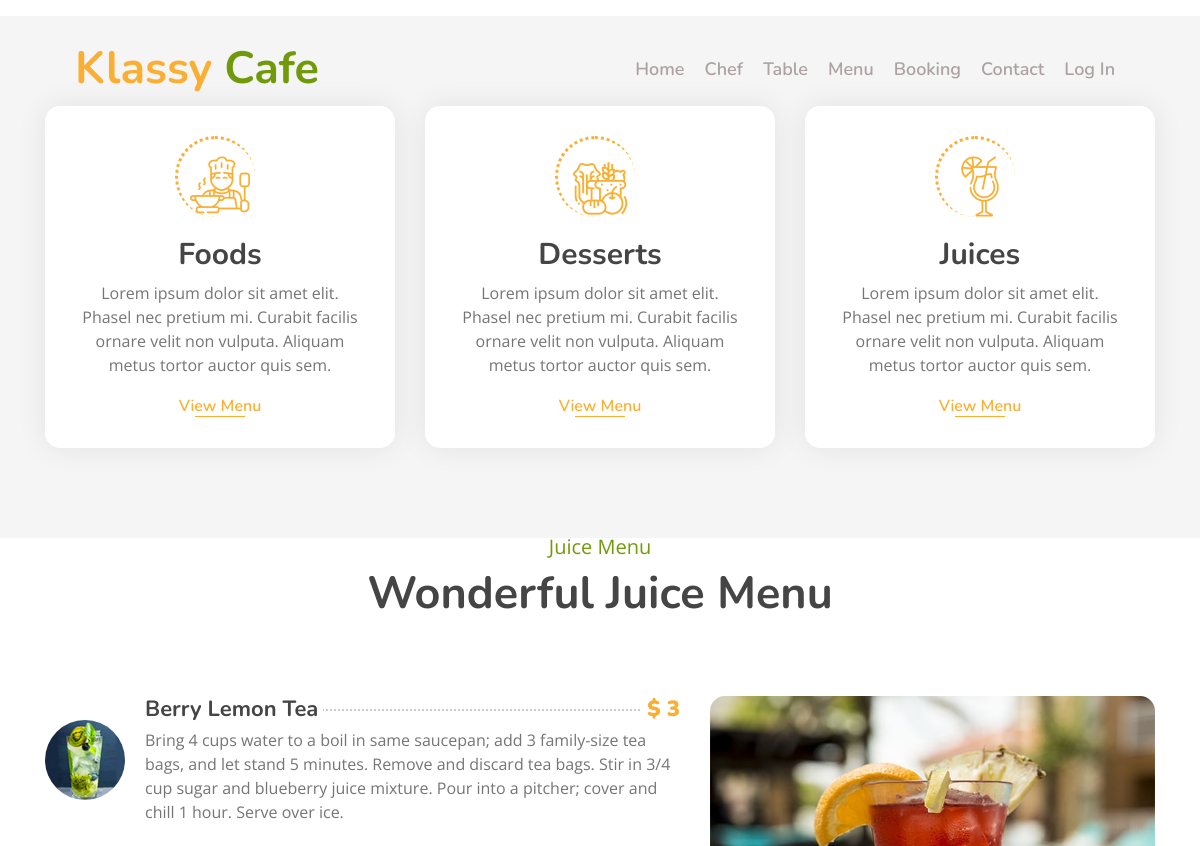
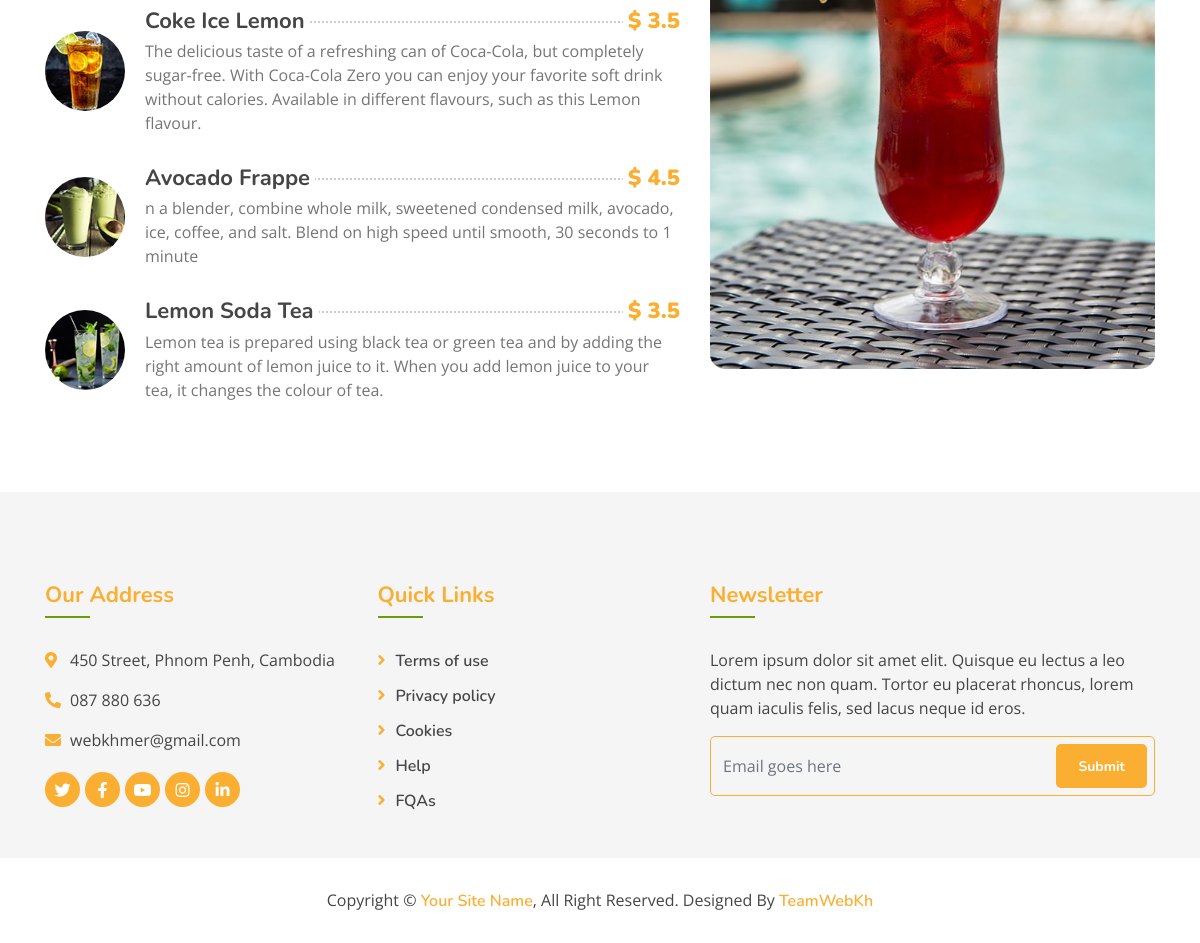
/KlassyCafe/index.php?p=juiceMenu, run on the app's committed database (2 pictures, top to bottom).
### tables this page shows
CREATE TABLE IF NOT EXISTS `tbl_food` (
  `id` int UNSIGNED NOT NULL AUTO_INCREMENT,
  `name` varchar(100) NOT NULL,
  `ingridient` mediumtext NOT NULL,
  `price` double NOT NULL,
  `img` varchar(50) NOT NULL,
  `cid` varchar(20) NOT NULL,
  `trash` tinyint NOT NULL,
  PRIMARY KEY (`id`)
);

### KlassyCafe/pages/juiceMenu.php (the view, shortened to what this page needs)
<div style="margin-top:-2.4%;">
	<div class="food">
				<div class="container">
					<div class="row align-items-center">
						<div class="col-md-4">
							<div class="food-item">
								<i class="flaticon-cooking"></i>
								<h2>Foods</h2>
								<p>
									Lorem ipsum dolor sit amet elit. Phasel nec pretium mi. Curabit facilis ornare velit non vulputa. Aliquam metus tortor auctor quis sem.
								</p>
								<a href="index.php?p=foodMenu">View Menu</a>
							</div>
						</div>
						<div class="col-md-4">
							<div class="food-item">
								<i class="flaticon-fruits-and-vegetables"></i>
								<h2>Desserts</h2>
								<p>
									Lorem ipsum dolor sit amet elit. Phasel nec pretium mi. Curabit facilis ornare velit non vulputa. Aliquam metus tortor auctor quis sem.
								</p>
								<a href="index.php?p=dessertMenu">View Menu</a>
							</div>
						</div>
						<div class="col-md-4">
							<div class="food-item">
								<i class="flaticon-cocktail"></i>
								<h2>Juices</h2>
								<p>
									Lorem ipsum dolor sit amet elit. Phasel nec pretium mi. Curabit facilis ornare velit non vulputa. Aliquam metus tortor auctor quis sem.
								</p>
								<a href="index.php?p=juiceMenu">View Menu</a>
							</div>
						</div>
					</div>
				</div>
			</div>
	<div class="menu"  style="margin-top:-8%;">
            <div class="container">
                <div class="section-header text-center">
                    <p>Juice Menu</p>
                    <h2>Wonderful Juice Menu</h2>
                </div>
                <div class="menu-tab">
                    <div class="tab-content">
                        <div id="beverages" class="container tab-pane active">
                            <div class="row">
                                <div class="col-lg-7 col-md-12">
                                    <?php
									$xml = "SELECT * FROM tbl_food WHERE cid = 'juice' AND trash=0 order by id desc";
									$result = mysqli_query($conn,$xml);
									while($row = mysqli_fetch_array($result))
									{
									?>
                                    <div class="menu-item">
                                        <div class="menu-img">
                                            <img src="img/<?=$row['cid'];?>/<?=$row['img'];?>" alt="Image">
                                        </div>
                                        <div class="menu-text">
                                            <h3><span><?=$row['name'];?></span> <strong>$ <?=$row['price'];?></strong></h3>
                                            <p><?=$row['ingridient'];?></p>
                                        </div>
                                    </div>
									<?php
									}
									?>
                                </div>
                                <div class="col-lg-5 d-none d-lg-block">
                                    <img src="img/menu-beverage-img.jpg" alt="Image">
                                </div>
                            </div>
                        </div>
                    </div>
                </div>
            </div>
    </div>
</div>

### KlassyCafe/css/style.css (style rules this page uses)
body { color: #757575; background: #ffffff; font-family: 'open sans', sans-serif; }
h1, h2, h3, h4, h5, h6 { color: #454545; font-family: 'Nunito', sans-serif; }
a { font-family: 'Nunito', sans-serif; font-weight: 600; color: #fbaf32; transition: .3s; }
[class^="flaticon-"]:before, [class*=" flaticon-"]:before, [class^="flaticon-"]:after, [class*=" flaticon-"]:after { font-size: inherit; margin-left: 0; }
.section-header { position: relative; margin-bottom: 45px; }
.section-header p { color: #719a0a; margin-bottom: 5px; position: relative; font-size: 20px; }
.section-header h2 { margin: 0; position: relative; font-size: 45px; font-weight: 700; }
.food { position: relative; width: 100%; padding: 90px 0 60px 0; margin: 45px 0; background: rgba(0, 0, 0, .04); }
.food .food-item { position: relative; width: 100%; margin-bottom: 30px; padding: 50px 30px 30px; text-align: center; background: #ffffff; border-radius: 15px; box-shadow: 0 0 30px rgba(0, 0, 0, .08); transition: .3s; }
.food .food-item i { position: relative; display: inline-block; color: #fbaf32; font-size: 60px; line-height: 60px; margin-bottom: 20px; transition: .3s; }
.food .food-item i::after { position: absolute; content: ""; width: calc(100% + 20px); height: calc(100% + 20px); top: -20px; left: -15px; border: 3px dotted #fbaf32; border-right: transparent; border-bottom: transparent; border-radius: 100px; transition: .3s; }
.food .food-item h2 { font-size: 30px; font-weight: 700; }
.food .food-item a { position: relative; font-size: 16px; }
.food .food-item a::after { position: absolute; content: ""; width: 50px; height: 1px; bottom: 0; left: calc(50% - 25px); background: #fbaf32; transition: .3s; }
.menu { position: relative; padding: 45px 0 15px 0; }
.menu .menu-tab { position: relative; }
.menu .menu-tab img { max-width: 100%; border-radius: 15px; }
.menu .menu-tab .tab-content { padding: 30px 0 0 0; background: transparent; }
.menu .menu-tab .tab-content .container { padding: 0; }
.menu .menu-item { position: relative; margin-bottom: 30px; display: flex; align-items: center; }
.menu .menu-img { width: 80px; margin-right: 20px; }
.menu .menu-img img { width: 100%; border-radius: 100px; }
.menu .menu-text { width: calc(100% - 100px); }
.menu .menu-text h3 { position: relative; display: block; font-size: 22px; font-weight: 700; }
.menu .menu-text h3::after { position: absolute; content: ""; width: 100%; height: 0; top: 13px; left: 0; border-top: 2px dotted #cccccc; z-index: -1; }
.menu .menu-text h3 span { display: inline-block; float: left; padding-right: 5px; background: #ffffff; }
.menu .menu-text h3 strong { display: inline-block; float: right; padding-left: 5px; color: #fbaf32; background: #ffffff; }
.menu .menu-text p { position: relative; margin: 5px 0 0 0; float: left; display: block; }

### data on the page
tbl_food: cid+img (picture), name "Berry Lemon Tea", price "3", ingridient "Bring 4 cups water to a boil in same saucepan; add 3 family-size tea bags, and let stand 5 minutes. Remove and discard tea bags. Stir in 3/4 cup sugar and blueberry juice mixture. Pour into a pitcher; cover and chill 1 hour. Serve over ice."
tbl_food: cid+img (picture), name "Coke Ice Lemon", price "3.5", ingridient "The delicious taste of a refreshing can of Coca-Cola, but completely sugar-free. With Coca-Cola Zero you can enjoy your favorite soft drink without calories. Available in different flavours, such as this Lemon flavour."
tbl_food: cid+img (picture), name "Avocado Frappe", price "4.5", ingridient "n a blender, combine whole milk, sweetened condensed milk, avocado, ice, coffee, and salt. Blend on high speed until smooth, 30 seconds to 1 minute"
tbl_food: cid+img (picture), name "Lemon Soda Tea", price "3.5", ingridient "Lemon tea is prepared using black tea or green tea and by adding the right amount of lemon juice to it. When you add lemon juice to your tea, it changes the colour of tea."
